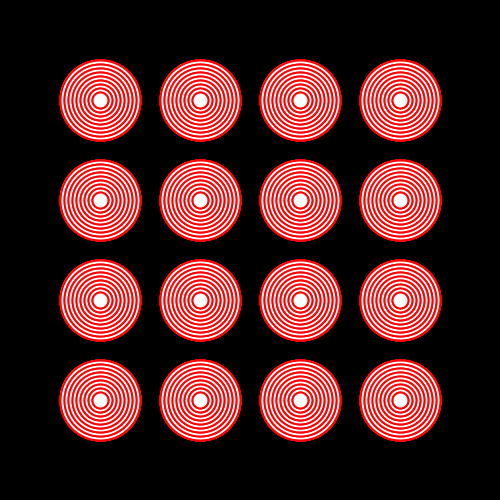
Frame 1 (no input)
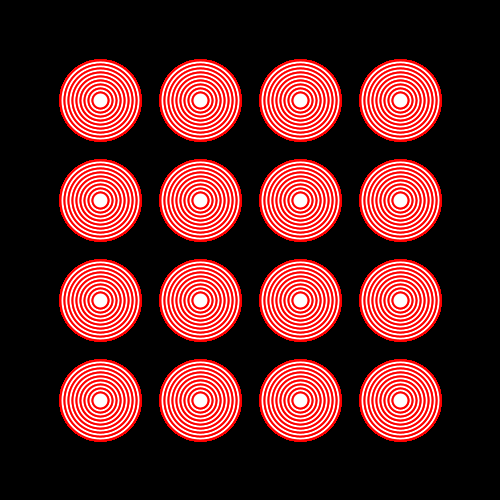
Frame 60 (the mouse pressed at the canvas centre just before this capture)
Frame 120 (the mouse held since frame 60 and released just before this capture): identical to frame 60, image omitted

The Processing sketch that drew these frames (run headless with seeded random() and noise(); from frame 60 on, the mouse is pressed at the canvas centre):

// Processing sketch: processing_70876
// ── processing_70876.pde

void setup () {
  size(500, 500);
  background(0, 0, 0);
  smooth();
  int a = 80;
}

void draw () {

  for (int i = 1; i <= 4; i++)
  {
    for (int j = 1; j <= 4; j++)
    {
      for (int x=1; x <= 5; x++) 
      {
        for (int y=10; y>1; y--)
        {
          stroke(255,0,0);
          strokeWeight(2);
          int a = 80;
          int b = x*8;
          //base
          fill(255, 0, 0);
          ellipse(i*100, j*100, y*8, y*8);
          fill(255, 255, 255);
          ellipse(i*100, j*100, y*8, y*8);
        }
      }
    }
  }
}
